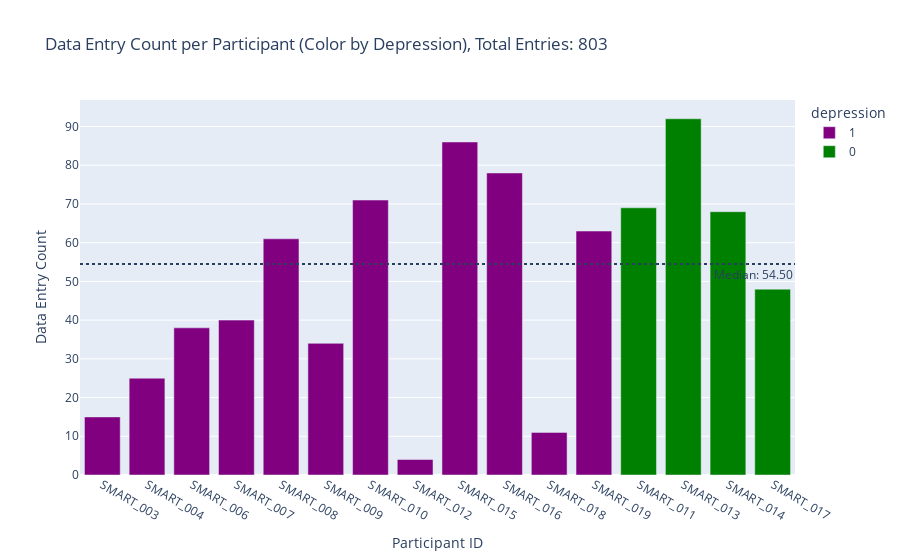

The notebook cell saved with this chart:
### Markdown cell above
## Count of data entries for each participant

This section generates a bar plot to show the count of data entries for each participant. The bars are color-coded based on the 'depression' status, while a horizontal line represents the median count of entries.

### Code cell
# visualize instogram with the number of labels for each participant
import plotly.express as px

# Grouping the DataFrame by 'Participant_ID' and counting the occurrences
grouped_data = data_all.groupby('Participant_ID').size().reset_index(name='Count')

# Merge Depression values with grouped data
depression_values = data_all.groupby('Participant_ID')['depression'].first().reset_index()
grouped_data = grouped_data.merge(depression_values, on='Participant_ID')

# Calculate the average count of entries
median_count = grouped_data['Count'].median()

# Plotting using Plotly
# Plotting using Plotly with specified colors
fig = px.bar(grouped_data, x='Participant_ID', y='Count', color='depression', 
             title='Data Entry Count per Participant (Color by Depression), Total Entries: ' + str(len(data_all)),
             labels={'color': 'Depression (1/0)'},
             color_discrete_map={1: 'purple', 0: 'green'})  # Assign colors for 1 (Depressed) and 0 (Not depressed)
fig.add_hline(y=median_count, line_dash="dot", annotation_text=f'Median: {median_count:.2f}', annotation_position='bottom right')
fig.update_layout(xaxis_title='Participant ID', yaxis_title='Data Entry Count')

# Display the plot
fig.show()

### Figure 1 — Plotly figure (JSON) as saved in the notebook; plotly's stock layout.template omitted (floating-point values rounded to 4 significant figures)
{"data": [{"alignmentgroup": "True", "hovertemplate": "depression=1<br>Participant_ID=%{x}<br>Count=%{y}<extra></extra>", "legendgroup": "1", "marker": {"color": "purple", "pattern": {"shape": ""}}, "name": "1", "offsetgroup": "1", "orientation": "v", "showlegend": true, "textposition": "auto", "type": "bar", "x": ["SMART_003", "SMART_004", "SMART_006", "SMART_007", "SMART_008", "SMART_009", "SMART_010", "SMART_012", "SMART_015", "SMART_016", "SMART_018", "SMART_019"], "xaxis": "x", "y": [15, 25, 38, 40, 61, 34, 71, 4, 86, 78, 11, 63], "yaxis": "y"}, {"alignmentgroup": "True", "hovertemplate": "depression=0<br>Participant_ID=%{x}<br>Count=%{y}<extra></extra>", "legendgroup": "0", "marker": {"color": "green", "pattern": {"shape": ""}}, "name": "0", "offsetgroup": "0", "orientation": "v", "showlegend": true, "textposition": "auto", "type": "bar", "x": ["SMART_011", "SMART_013", "SMART_014", "SMART_017"], "xaxis": "x", "y": [69, 92, 68, 48], "yaxis": "y"}], "layout": {"annotations": [{"showarrow": false, "text": "Median: 54.50", "x": 1, "xanchor": "right", "xref": "x domain", "y": 54.5, "yanchor": "top", "yref": "y"}], "barmode": "relative", "legend": {"title": {"text": "depression"}, "tracegroupgap": 0}, "shapes": [{"line": {"dash": "dot"}, "type": "line", "x0": 0, "x1": 1, "xref": "x domain", "y0": 54.5, "y1": 54.5, "yref": "y"}], "title": {"text": "Data Entry Count per Participant (Color by Depression), Total Entries: 803"}, "xaxis": {"anchor": "y", "domain": [0, 1], "title": {"text": "Participant ID"}}, "yaxis": {"anchor": "x", "domain": [0, 1], "title": {"text": "Data Entry Count"}}}}
